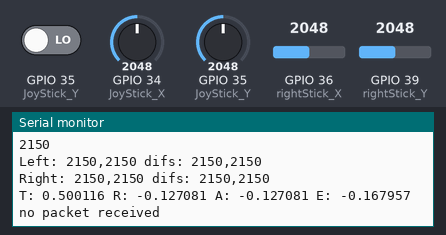
This sketch was run on a simulated ESP32. Parts: the last lines printed to the serial monitor. The inputs (shaded band) are chosen by the test bench; at power-on: GPIO 34 (JoyStick_X) = 2048, GPIO 35 (JoyStick_Y) = 2048, GPIO 36 (rightStick_X) = 2048, GPIO 39 (rightStick_Y) = 2048, GPIO 35 (JoyStick_Y) LOW. WiFi joins after 1.5 s; servers stay silent unless stated.

Above: at 2.7 s.
2.8 s: GPIO 34 (JoyStick_X) set to 2866
At 4.0 s:
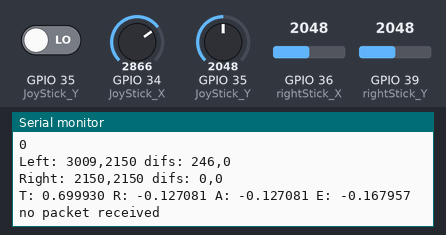
4.3 s: GPIO 35 (JoyStick_Y) set to 2866
At 5.5 s:
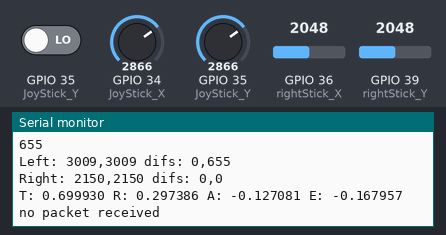
5.8 s: GPIO 36 (rightStick_X) set to 2866
At 7.0 s:
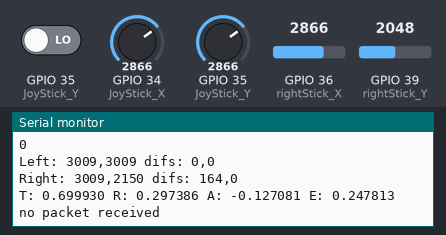
7.3 s: GPIO 39 (rightStick_Y) set to 2866
At 8.5 s:
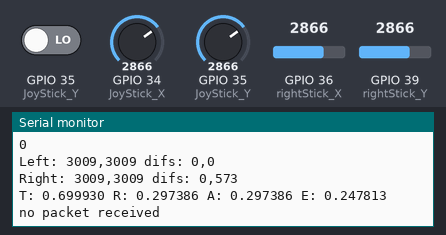
8.8 s: GPIO 34 (JoyStick_X) set to 3972
At 9.7 s:
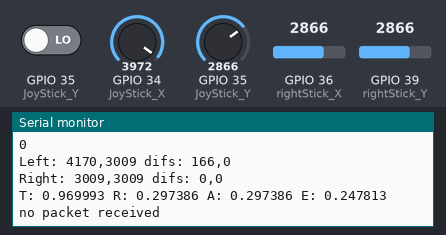
10.3 s: GPIO 35 (JoyStick_Y) set to 3972
At 11.5 s:
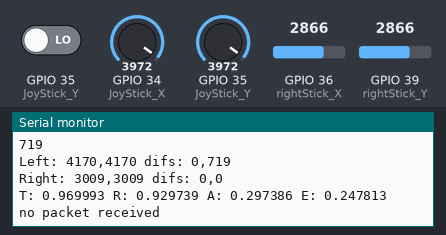
Timing chart, 0 to 12.8 s (numbered marks = the images above; inputs shaded):
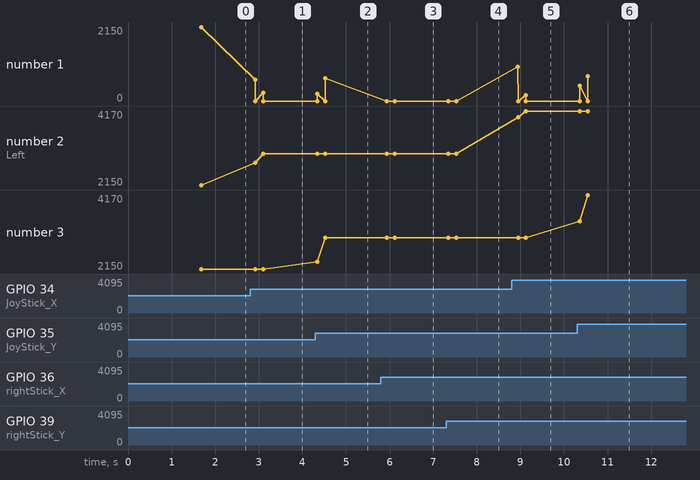

Measured:
- after the input at 2.8 s, the serial monitor: prints a new line after 0.12 s (image 1)
- after the input at 4.3 s, the serial monitor: prints a new line at once (image 2)
- after the input at 5.8 s, the serial monitor: prints a new line after 0.13 s (image 3)
- after the input at 7.3 s, the serial monitor: prints a new line after 0.05 s (image 4)
- after the input at 8.8 s, the serial monitor: prints a new line after 0.15 s (image 5)
- after the input at 10.3 s, the serial monitor: prints a new line after 0.06 s (image 6)
- plotted number 1: 2150 → 0 after the input at 2.8 s, 0 → 655 after the input at 4.3 s, 0 → 719 after the input at 10.3 s
- plotted number 2: 2150 → 3009 after the input at 2.8 s, 3009 → 4170 after the input at 8.8 s

The sketch:

xpc.ino
```cpp
// (licence header left out)
#include <Arduino.h>
#include <WiFi.h>
#include <WiFiUdp.h>
#include "XPlaneConnectClient.h"

int JoyStick_X = 34; //x
int JoyStick_Y = 35; //y
int JoyStick_Z = 35; //key
int rightStick_X = 36;
int rightStick_Y = 39;
int btn1 = 25;
int btn2 = 26;

// WiFi network name and password:
const char * networkName = "YOUR_WIFI_SSID";
const char * networkPswd = "YOUR_WIFI_PASSWORD";

//IP address to send UDP data to:
// either use the ip address of the server or
// a network broadcast address
char udpAddress[] = "IP_ADDRESS_OF_PC_RUNNING_XPLANE";
const int udpPort = 49009;

int prevx, prevy, prevrx, prevry = 0;
int minChange = 20;
int numSamples = 20;
bool sentWelcome = false;
float stickMax = 4299;
float stickMin = 0;
float stickMidY = 2463;
float stickMidX = 2584; ;

//Are we currently connected?
boolean connected = false;

//The udp library class
WiFiUDP sock;

//XpcSocket sock(udpAddress, udpPort);
XPlaneConnectClient xpc(udpAddress, udpPort);

void WiFiEvent(WiFiEvent_t event){
    switch(event) {
      case SYSTEM_EVENT_STA_GOT_IP:
          //When connected set
          Serial.print("WiFi connected! IP address: ");
          Serial.println(WiFi.localIP());
          //initializes the UDP state
          //This initializes the transfer buffer
          if(sock.begin(WiFi.localIP(),udpPort) == 1) {
            Serial.println("UDP success");
          }
          connected = true;
          break;
      case SYSTEM_EVENT_STA_DISCONNECTED:
          Serial.println("WiFi lost connection");
          connected = false;
          break;
      default: break;
    }
}

void connectToWiFi(const char * ssid, const char * pwd){
  Serial.println("Connecting to WiFi network: " + String(ssid));

  // delete old config
  WiFi.disconnect(true);
  //register event handler
  WiFi.onEvent(WiFiEvent);

  //Initiate connection
  WiFi.begin(ssid, pwd);

  Serial.println("Waiting for WIFI connection...");
}


int GetIAS()
{
  //float tVal[1];
	//int tSize = 1;

  /*if (getDREF(sock, "sim/test/test_float", tVal, &tSize) < 0)
	{
		printf("Error establishing connecting. Unable to read data from X-Plane.");
		return -1;
	}*/

  char dref[] = "sim/flightmodel/position/indicated_airspeed";
  // Setup command
	// 6 byte header + potentially 255 drefs, each 256 chars long.
	// Easiest to just round to an even 2^16.
	char buffer[1024]; // = "GETD";
  strcpy(&buffer[0], "GETD");
	buffer[5] = 1;
	int len = 6;
  size_t drefLen = strnlen(dref, 256);
  if (drefLen > 255)
  {
    Serial.println("getDREFs dref is too long.");
    return -1;
  }

  buffer[len++] = (char)drefLen;
  strncpy(buffer + len, dref, drefLen);
  len += drefLen;

	// Send Command
	xpc.sendUDP(sock, buffer, len);
  // delay(250);
  xpc.getDREFResponse(sock);

  return 0;
}


void setup() {
  Serial.begin(115200);
	delay(10);
  pinMode(JoyStick_Z, INPUT);
  pinMode(JoyStick_X, INPUT);
  pinMode(JoyStick_Y, INPUT);
  pinMode(rightStick_X, INPUT);
  pinMode(rightStick_Y, INPUT);
  pinMode(btn1, INPUT);
  pinMode(btn2, INPUT);

  connectToWiFi(networkName, networkPswd);
  sock.setTimeout(4050);

  while (connected == false)
  {
    delay(10);
  }
}

int iasCount = 0;

void loop() {

  iasCount++;

  if (sentWelcome == false) {
    Serial.println("Sending welcome message");
    char msg[] = "Stemulator Connected!";
    xpc.sendText(sock, msg , 500, 500);

    Serial.println("Request data ref");
    GetIAS();
    sentWelcome = true;
  }

  float CTRL[5] = { 0.0 };
  int x,y,z,ax,ay,rx,ry,arx,ary = 0;
  ax = 0;
  ay=0;
  rx = 0;
  ry = 0;
  arx = 0;
  ary = 0;

  for(int i = 0; i<=numSamples; i++)
  {
    // multiple reads to help cope with the effects of multiplexed ADC channels on the ESP32
    (void)analogRead(JoyStick_X);
    delay(1);
    ax += analogRead(JoyStick_X);
    delay(1);
    (void)analogRead(JoyStick_Y);
    delay(1);
    ay += analogRead(JoyStick_Y);
    delay(1);
    (void)analogRead(rightStick_X);
    delay(1);
    arx += analogRead(rightStick_X);
    delay(1);
    (void)analogRead(rightStick_Y);
    delay(1);
    ary += analogRead(rightStick_Y);
  }

  x = ax / numSamples;
  y = ay / numSamples;
  rx = arx / numSamples;
  ry = ary / numSamples;

  if (abs(x - prevx) > minChange || abs(y - prevy) > minChange
    || abs(rx - prevrx) > minChange || abs(ry - prevry) > minChange)
  {
    Serial.println(abs(x - prevx));
    Serial.println(abs(y - prevy));
    Serial.printf("Left: %d,%d difs: %d,%d \n", x, y, abs(x-prevx), abs(y-prevy));
    Serial.printf("Right: %d,%d difs: %d,%d \n", rx, ry, abs(rx-prevrx), abs(ry-prevry));
    prevx = x;
    prevy = y;
    prevrx = rx;
    prevry = ry;
    z=digitalRead(JoyStick_Z);

    float rudder = 0;
    if (y >= stickMidY)
    {
        rudder = (y - stickMidY) / (stickMax - stickMidY);
    }
    else
    {
      rudder =  -((stickMidY - y) / stickMidY);
    }

    // elevator - x
    float elevator = 0;
    if (rx >= stickMidX)
    {
        elevator = (rx - stickMidX) / (stickMax - stickMidX);
    }
    else
    {
        elevator =  -((stickMidX - rx) / stickMidX);
    }

    // Aileron
    float aileron = 0;
    if (ry >= stickMidY)
    {
        aileron = (ry - stickMidY) / (stickMax - stickMidY);
    }
    else
    {
      aileron =  -((stickMidY - ry) / stickMidY);
    }

    //send throttle
    float throttle = (float)x / stickMax;
    CTRL[0] = - elevator; // elevator
    CTRL[1] = aileron ; // Aileron
    CTRL[2] = rudder; // Rudder
    CTRL[3] = throttle; // Throttle

    xpc.sendCTRL(sock, CTRL, 5, 0);
    Serial.printf("T: %f R: %f A: %f E: %f \n", throttle, rudder, aileron, elevator);

    GetIAS();
    iasCount=0;

  }

  //Serial.printf("btns: %d, %d", digitalRead(btn1), digitalRead(btn2));

  // if the sticks haven't moved for a while, get the IAS - this really needs improving and called from a timer instead!
  if (iasCount > 10)
  {
    GetIAS();
      iasCount=0;
  }

  delay(10);

}
```

XPlaneConnectClient.cpp
```cpp
#include <Arduino.h>
#include "XPlaneConnectClient.h"

#ifndef XPlaneConnectClient_class
    #define XPlaneConnectClient_class

    XPlaneConnectClient::XPlaneConnectClient (char* udpAddress, int udpPort)
        {
            this->udpAddress = udpAddress;
            this->udpPort = udpPort;
        };


    int XPlaneConnectClient::sendUDP(WiFiUDP &sock, char buffer[], int len)
        {
        //Serial.println("Sending packet");
        sock.beginPacket(udpAddress,udpPort);
        for (int i = 0; i < len; i++)
        {
            sock.write((int)buffer[i]);
        }
        if (sock.endPacket() == 0) {
            Serial.println("packet FAILED");
            return 1;
        }
        return 0;
        };

    int XPlaneConnectClient::sendText(WiFiUDP &sock, char* msg, int x, int y)
    {
    if (msg == NULL)
    {
        msg = strdup("");
    }
    size_t msgLen = strnlen(msg, 255);
    // Input Validation
    if (x < -1)
    {
        Serial.println("sendTEXT: x should be positive (or -1 for default).");
        // Technically, this should work, and may print something to the screen.
    }
    if (y < -1)
    {
        Serial.println("sendTEXT: y should be positive (or -1 for default).");
        // Negative y will never result in text being displayed.
        return -1;
    }
    if (msgLen > 255)
    {
        Serial.println("sendTEXT: msg must be less than 255 bytes.");
        return -2;
    }
    char buf[14 + msgLen +1];
    strcpy(&buf[0], "TEXT");
    memcpy(buf + 5, &x, sizeof(int));
    memcpy(buf + 9, &y, sizeof(int));
    buf[13] = msgLen;
    strcpy(&buf[14], msg);
    sendUDP(sock, buf, msgLen + 14);

    return 0;
    }

    int XPlaneConnectClient::getDREFResponse(WiFiUDP &sock)
    {
    char packetBuffer[255]; //buffer to hold incoming packet
    int packetSize = sock.parsePacket();
    if (packetSize) {
        int len = sock.read(packetBuffer, 255);
        if (len > 0) {
        packetBuffer[len] = 0;
        }

        float dataref;
        if (packetSize >= 7 + sizeof(float)) {
            memcpy(&dataref, packetBuffer + 7, sizeof(float));
            // float Tach_RPM = dataref * 180.0 / (6 * PI); // convert rad/sec to rev/min
            // Serial.printf("IAS: %f", Tach_RPM);
            if (dataref < 0)
            {
                dataref = 0;
            }
            Serial.printf("IAS: %f", dataref);
            Serial.println();
        }

    }
    else
    {
        Serial.println("no packet received");
        return -1;
    }

    return 0;
    }


    int XPlaneConnectClient::sendCTRL(WiFiUDP &sock, float values[], int size, char ac)
    {
    // Validate input
    if (ac < 0 || ac > 20)
    {
    // Serial.println("sendCTRL: aircraft should be a value between 0 and 20.");
        return -1;
    }
    if (size < 1 || size > 7)
    {
    // Serial.println("sendCTRL: size should be a value between 1 and 7.");
        return -2;
    }

    // Setup Command
    // 5 byte header + 5 float values * 4 + 2 byte values
    char buffer[31] = "CTRL";
    int cur = 5;
    int i; // iterator
    for (i = 0; i < 6; i++)
    {
        float val = -998;

        if (i < size)
        {
        val = values[i];
        }
        if (i == 4)
        {
        buffer[cur++] = val == -998 ? -1 : (char)val;
        }
        else
        {
        *((float*)(buffer + cur)) = val;
        cur += sizeof(float);
        }
    }
    buffer[26] = ac;
    *((float*)(buffer + 27)) = size == 7 ? values[6]: -998;
    // Send Command
    if (sendUDP(sock, buffer, 31) < 0)
    {
        //Serial.println("sendCTRL: Failed to send command");
        return -3;
    }
    return 0;
    }

#endif
```

XPlaneConnectClient.h
```cpp
//
// A attempt at an arduino port of the XPlaneClient
// https://github.com/nasa/XPlaneConnect
//
//
// This is a work in progress and only a very limited set of features have been proted so far
//
// Huge thanks to all those involved with XPlaneConnect for this amazinh opprotunity!
// Please bear with me, I'm leaning C++ whilst writing this and thus there may be many examples of bad practice
// Always happy to receive feedback, let me know what I can improve!


#include <WiFiUdp.h>
#include <Arduino.h>

#ifndef XPlaneConnectClient_h
    #define XPlaneConnectClient_h
    class XPlaneConnectClient
    {

         private:
            char * udpAddress;
            int udpPort;

        public:
            XPlaneConnectClient(char* udpAddress, int udpPort);
            int sendUDP(WiFiUDP &sock, char buffer[], int len);
            int sendText(WiFiUDP &sock,char* msg, int x, int y);
            int getDREFResponse(WiFiUDP &sock);
            int sendCTRL(WiFiUDP &sock,float values[], int size, char ac);
    };
#endif
```
